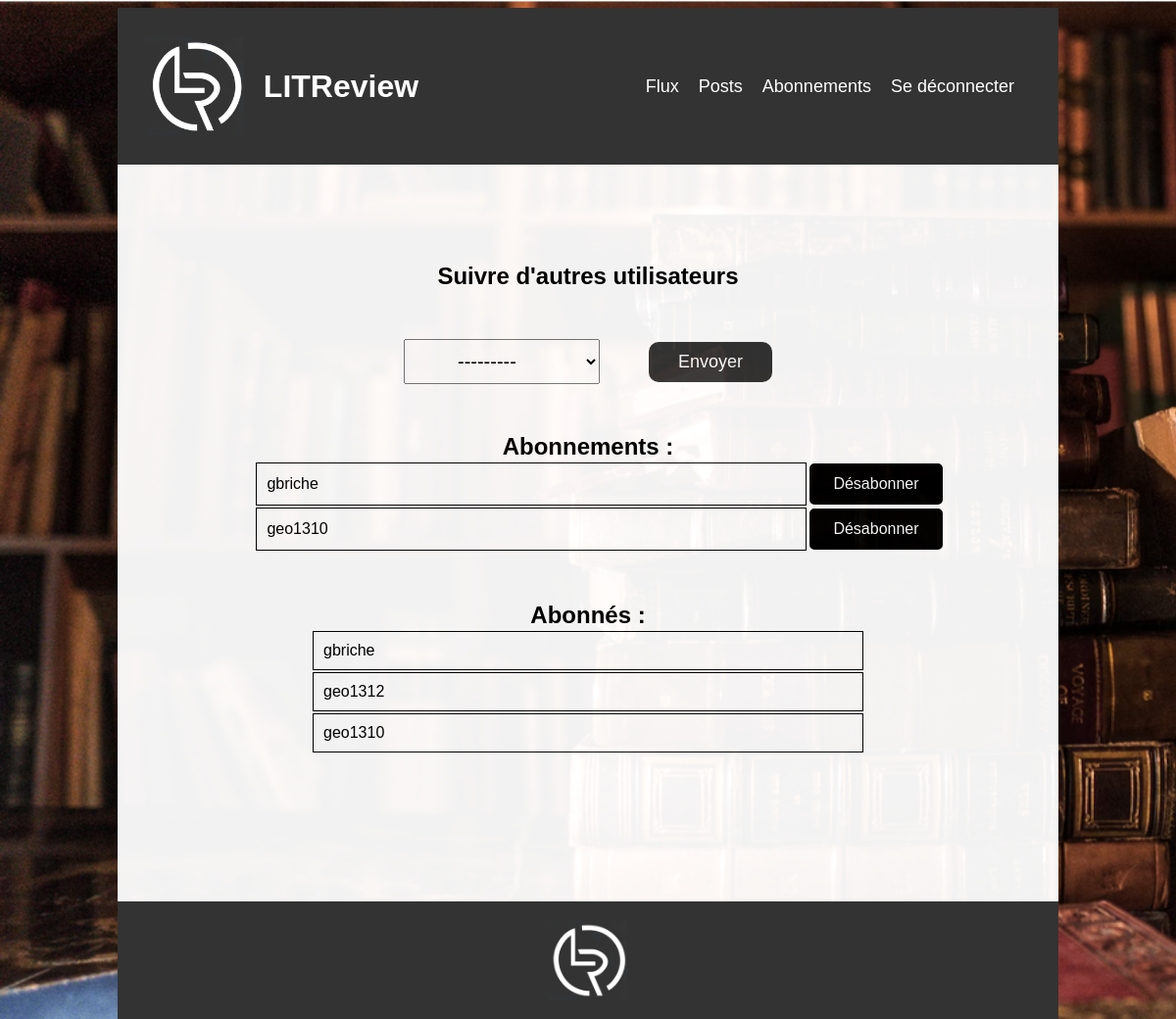
Screenshot of /follows/ (signed in) with the database file from the repository.
### bookreview/models.py (models this page shows)
class UserFollows(models.Model):
    user = models.ForeignKey(settings.AUTH_USER_MODEL, on_delete=models.CASCADE, related_name='following')
    followed_user = models.ForeignKey(settings.AUTH_USER_MODEL, on_delete=models.CASCADE, related_name='followed_by')
    class Meta:
        unique_together = ('user', 'followed_user', )

### authentication/models.py (models this page shows)
class CustomUser(AbstractUser):
    pass

### bookreview/views.py (the view)
# urls.py: path("follows/", bookreview.views.follows, name="follows"),
@login_required
def follows(request):
    followings = UserFollows.objects.filter(user=request.user)
    followers = UserFollows.objects.filter(followed_user=request.user)
    if request.method == 'POST':
        form = UserFollowsForm(request.POST)
        if form.is_valid():
            try:
                user_follow = form.save(commit=False)
                user_follow.user = request.user
                user_follow.save()
            except IntegrityError:
                messages.error(request, f"L'utilisateur {user_follow.followed_user} est deja dans votre liste de suivis")
                return render(request, 'bookreview/follows.html', {'form': form, 'followings': followings, 'followers': followers})
            return redirect('follows')
    else:
        form = UserFollowsForm()
    context = {
        'form': form,
        'followings': followings,
        'followers': followers,
    }
    return render(request, 'bookreview/follows.html', context=context)

### bookreview/forms.py
class UserFollowsForm(forms.ModelForm):
    class Meta:
        model = UserFollows
        fields = ['followed_user']

### bookreview/templates/bookreview/follows.html (shortened to what this page needs)
{% extends 'base.html' %}
{% block content %}
<div class="follows-page base-page">
    <div class="follows-form-title">
        <h2>Suivre d'autres utilisateurs</h2>
        <div>
            <form method="post" class="follows-form">
            {% for field in form %}
                    <div class="form-field-follows">
                        {{ field }}
                    </div>
                {% endfor %}
                <button type="submit" class="submit-button follows-button">Envoyer</button>
        </form>
        </div>
    </div>
    {% if followings %}
        <div class="following">
            <h2>Abonnements : </h2>
            <table class="follows-table">
                <tbody>
                    {% for following in followings %}
                    <tr class="follows-tr">
                        <td class="follows-td-name">{{ following.followed_user }}</td>
                        <td>
                        <a href="{% url 'follows_delete' following.id %}">
                            <span class="follows-td-button">
                                Désabonner
                            </span>
                        </a>
                        </td>
                    </tr>
                    {% endfor%}
                </tbody>
            </table>
        </div>
    {% endif %}
    {% if followers %}
        <div class="followers">
            <h2>Abonnés : </h2>
            <table class="follows-table">
                <tbody>
                    {% for follower in followers %}
                    <tr class="follows-tr">
                        <td class="follows-td-name">{{ follower.user }}</td>
                    </tr>
                        {% endfor%}
                </tbody>
            </table>
        </div>
    {% endif %}
</div>
{% endblock content %}

### static/css/style.css (style rules this page uses)
html { font-family: Arial; background-image: url(../images/fond_ecran_livre_1.png); background-attachment: fixed; background-repeat: no-repeat; background-size: cover; display: flex; justify-content: center; }
html, h1, h2 { margin: 0; padding: 0; box-sizing: border-box; }
body { width: 80%; }
input[type="text"], input[type="password"], select { width: 100%; padding: 10px; font-size: 20px; color: black; }
select { padding: 10px 50px; }
.submit-button { padding: 10px 30px; margin-top: 30px; background-color: #333; color: white; font-size: 18px; border: none; border-radius: 10px; }
.follows-form-title { text-align: center; }
.follows-form { display: flex; flex-direction: row; justify-content:center; align-items: center; margin-top: 50px; margin-bottom: 50px; }
.follows-button { margin-left: 50px; margin-top: 0; }
.follows-page { display: flex; flex-direction: column; justify-content: center; align-items: center; }
.following, .followers { text-align: center; margin-bottom: 50px; }
.follows-td-name { width: 45vw; padding: 10px; border: 1px solid black; }
.follows-td-button { display: inline-block; width: 100%; height: 100%; padding: 10px; color: white; border: 2px solid black; border-radius: 5px; background-color: black; text-align: center; }

### rows the page displays
UserFollows: followed_user "gbriche", user "gbriche"
UserFollows: followed_user "geo1310"
UserFollows: user "geo1312"
UserFollows: user "geo1310"
